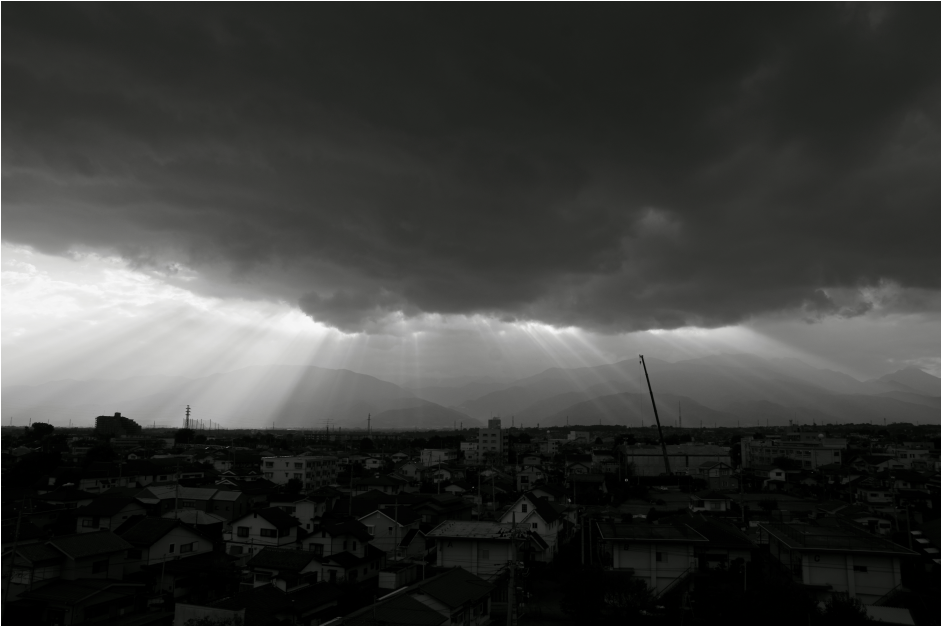
#> input picture 第三回/sample2.jpg, 1884 x 1256 px (shown at 1/2 size)
$ python SharpeningFilter.py
#> lines starting #> are read from the running program, lines starting #| are printed output that depends on the picture
import os
import numpy as np
import cv2

def main():
    image = cv2.imread('sample2.jpg')
#> image is the input picture: shape (1256, 1884, 3); mean B, G, R 59.2, 61.2, 60.4
    cv2.namedWindow("original")
    cv2.moveWindow("original", 200, 200)
    cv2.imshow('original', image)

    #kernel = np.array([[-1,-1,-1], [-1,9,-1], [-1,-1,-1]], np.float32)

    kernel = np.array([[-1,-1,-1], [-1,12,-1], [-1,-1,-1]], np.float32)
    dst = cv2.filter2D(image, -1, kernel)
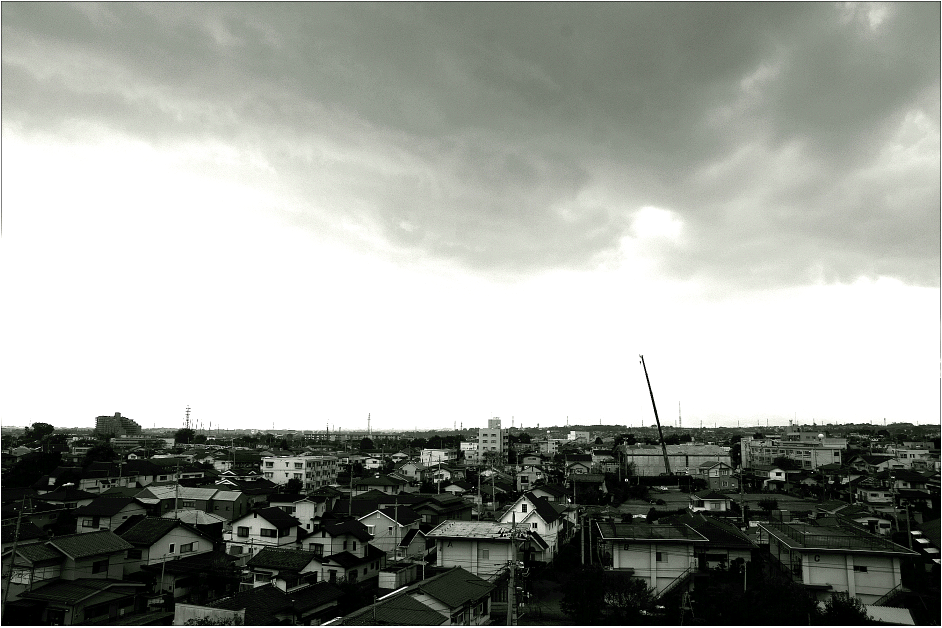
#> dst: shape (1256, 1884, 3) (shown at 1/2 size); mean B, G, R 152.7, 158.8, 155.8

    cv2.namedWindow("result")
    cv2.moveWindow("result", 200, 400)
    cv2.imshow('result', dst)
    cv2.imwrite('output6_1.jpg', dst)
    cv2.waitKey(0)
    cv2.destroyAllWindows()
    return 0

if __name__ == "__main__":
    try:
        main()
    except KeyboardInterrupt:
        pass

$ run again, with 第三回/sample3.jpg copied over 第三回/sample2.jpg
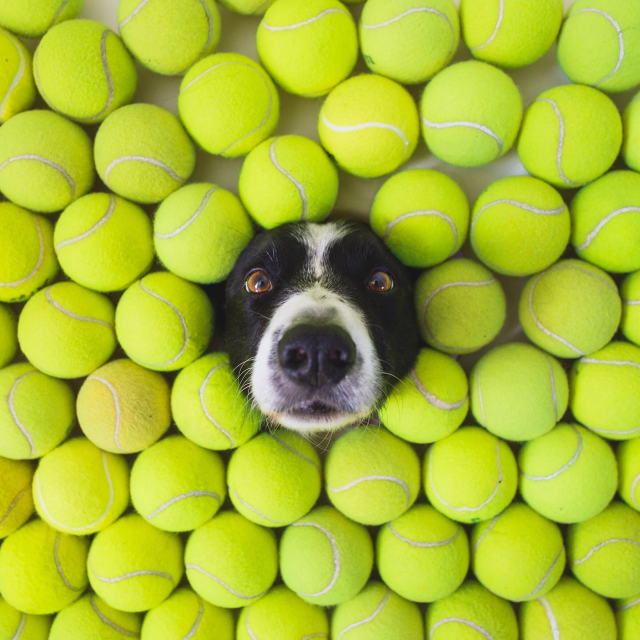
#> input picture 第三回/sample3.jpg, 1280 x 1280 px (shown at 1/2 size)
#> in main, image is the input picture: shape (1280, 1280, 3); mean B, G, R 49.7, 185.2, 168.3
#> in main, `dst = cv2.filter2D(image, -1, kernel)`:
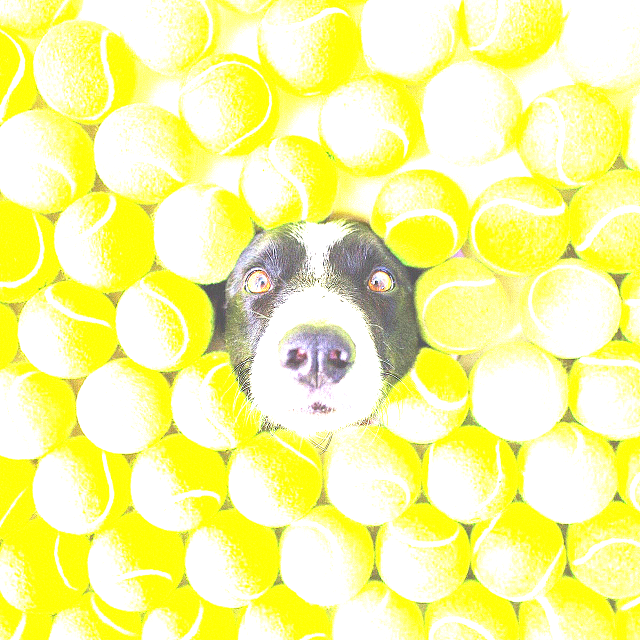
#> dst: shape (1280, 1280, 3) (shown at 1/2 size); mean B, G, R 153.2, 248.5, 248.6

$ run again, with 第三回/sample4.jpg copied over 第三回/sample2.jpg
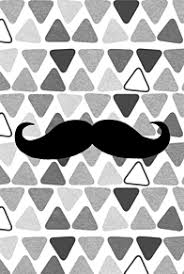
#> input picture 第三回/sample4.jpg, 184 x 274 px
#> in main, image is the input picture: shape (274, 184, 3); min 0, max 255, mean 179.9
#> in main, `dst = cv2.filter2D(image, -1, kernel)`:
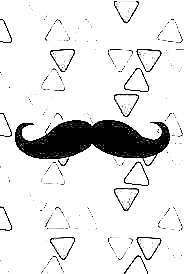
#> dst: shape (274, 184, 3); min 0, max 255, mean 227.7

$ run again, with 第三回/sample6.jpg copied over 第三回/sample2.jpg
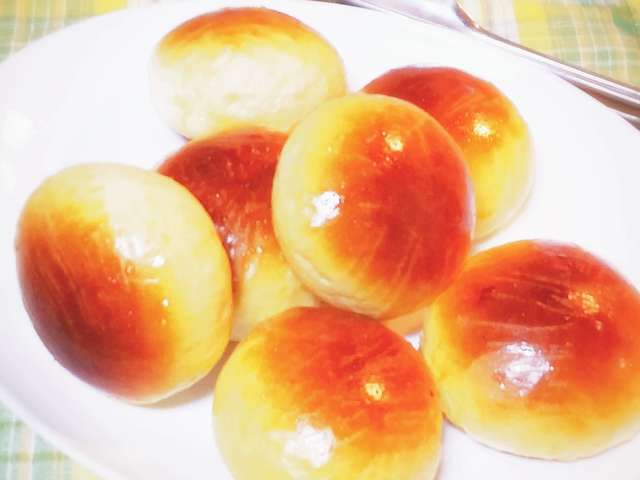
#> input picture 第三回/sample6.jpg, 640 x 480 px
#> in main, image is the input picture: shape (480, 640, 3); mean B, G, R 142.1, 182.6, 234.8
#> in main, `dst = cv2.filter2D(image, -1, kernel)`:
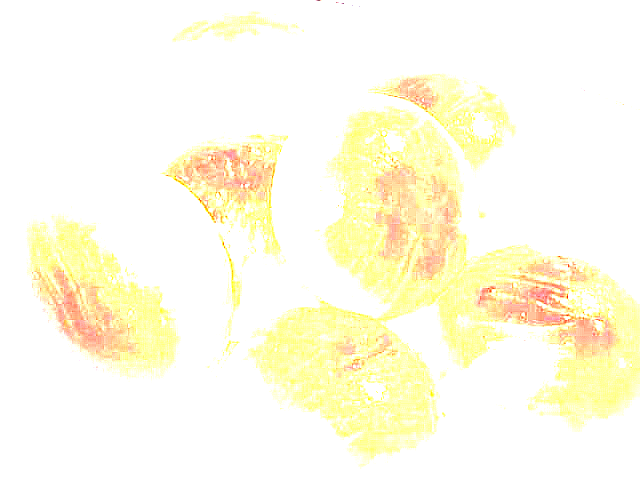
#> dst: shape (480, 640, 3); mean B, G, R 230.5, 251.8, 255
